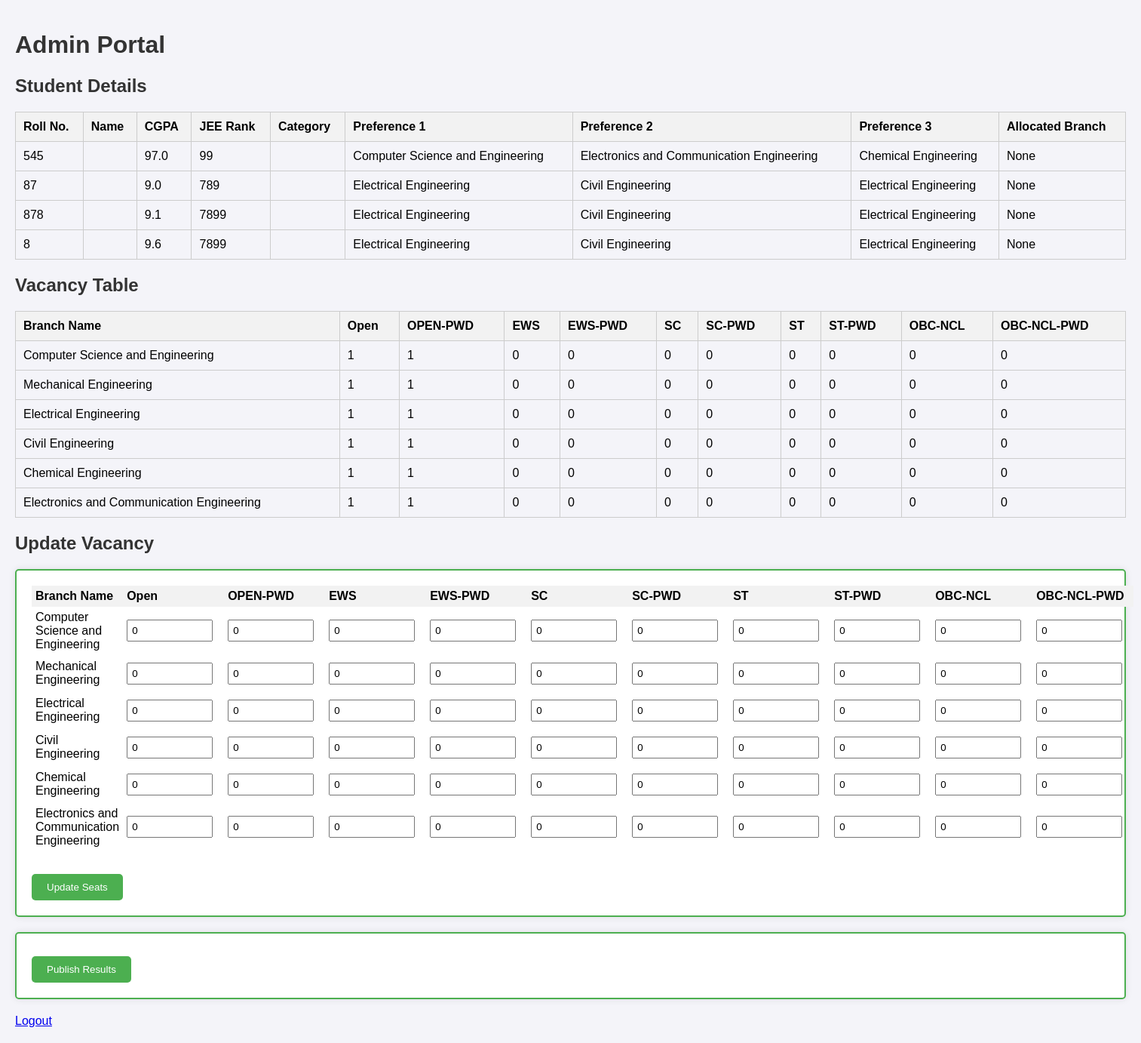
The page /admin_portal/ (signed in) on the database as committed earlier.
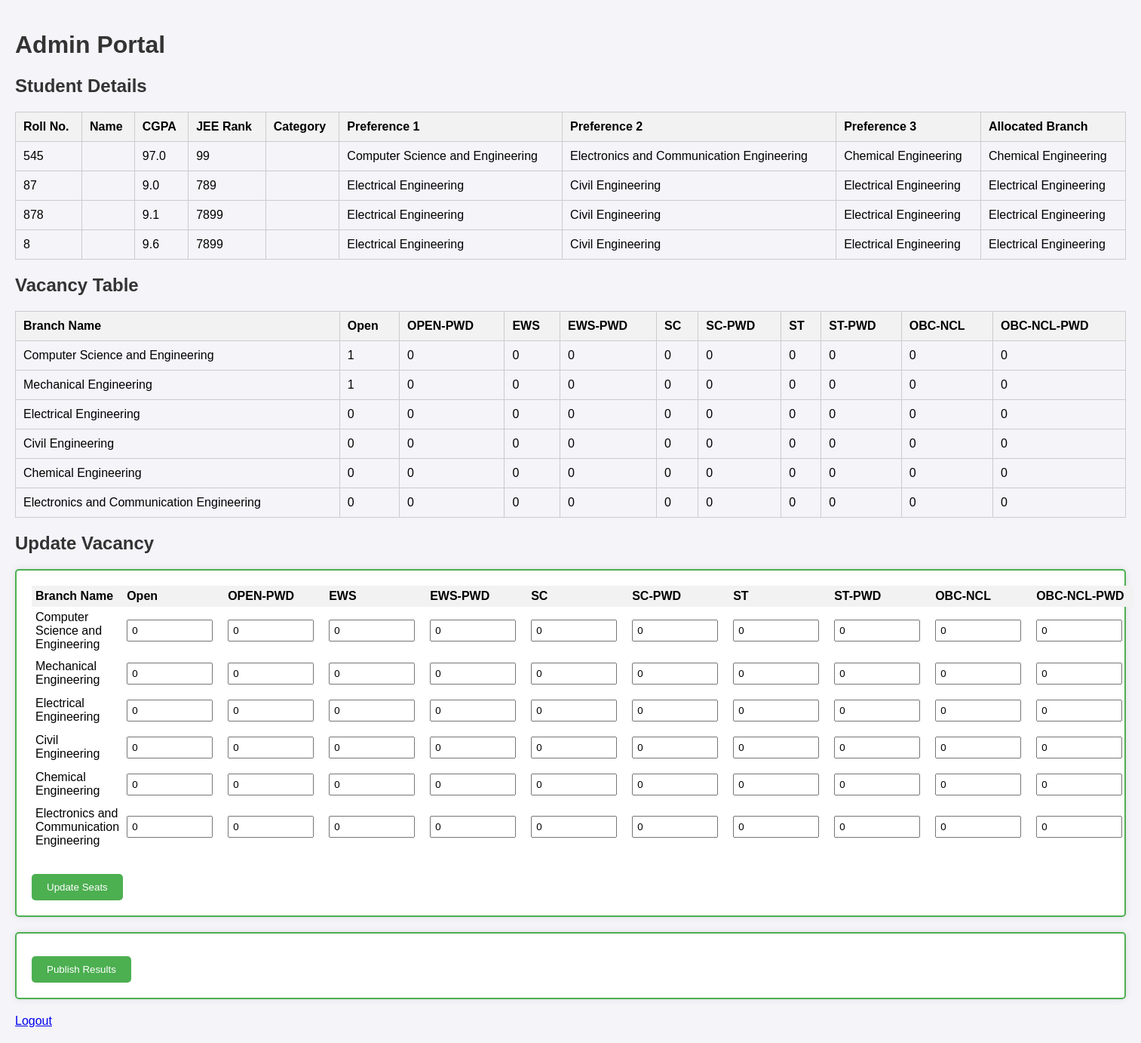
The same page on the database as committed later.
### core/models.py (models this page shows, shortened)
class Student(models.Model):
    roll_no = models.CharField(max_length=20, unique=True)
    cgpa = models.FloatField()
    email=models.CharField(max_length=50,default='')
    jee_rank = models.IntegerField()
    category = models.CharField(max_length=50)
    preference1 = models.CharField(max_length=50, choices=BRANCH_CHOICES, blank=True, null=True)
    preference2 = models.CharField(max_length=50, choices=BRANCH_CHOICES, blank=True, null=True)
    preference3 = models.CharField(max_length=50, choices=BRANCH_CHOICES, blank=True, null=True)
    allocated_branch = models.CharField(max_length=50, choices=BRANCH_CHOICES, blank=True, null=True)

class Vacancy(models.Model):
    branch_name = models.CharField(max_length=50, choices=BRANCH_CHOICES, unique=True)
    open_seats = models.IntegerField(default=0)
    open_pwd_seats = models.IntegerField(default=0)
    ews_seats = models.IntegerField(default=0)
    ews_pwd_seats = models.IntegerField(default=0)
    sc_seats = models.IntegerField(default=0)
    sc_pwd_seats = models.IntegerField(default=0)
    st_seats = models.IntegerField(default=0)
    st_pwd_seats = models.IntegerField(default=0)
    obc_ncl_seats = models.IntegerField(default=0)
    obc_ncl_pwd_seats = models.IntegerField(default=0)

### core/views.py (the view, shortened to what this page needs)
# urls.py: path('admin_portal/', admin_portal, name='admin_portal'),
@login_required
def admin_portal(request):
    students = Student.objects.all()
    vacancies = Vacancy.objects.all()
    return render(request, 'admin_portal.html', {
        'students': students, 'vacancies': vacancies
    })

### templates/admin_portal.html (shortened to what this page needs)
{% load static %}
<!DOCTYPE html>
<html lang="en">
<head>
  <link rel="stylesheet" href="{% static 'styles.css' %}">
</head>
<body>
  <h1>Admin Portal</h1>
  <h2>Student Details</h2>
  <table id="studentTable">
    <thead>
      <tr>
        <th>Roll No.</th>
        <th>Name</th>
        <th>CGPA</th>
        <th>JEE Rank</th>
        <th>Category</th>
        <th>Preference 1</th>
        <th>Preference 2</th>
        <th>Preference 3</th>
        <th>Allocated Branch</th>
      </tr>
    </thead>
    <tbody>
      {% for student in students %}
      <tr>
        <td>{{ student.roll_no }}</td>
        <td>{{ student.email }}</td>
        <td>{{ student.cgpa }}</td>
        <td>{{ student.jee_rank }}</td>
        <td>{{ student.get_category_display }}</td>
        <td>{{ student.get_preference1_display }}</td>
        <td>{{ student.get_preference2_display }}</td>
        <td>{{ student.get_preference3_display }}</td>
        <td>{{ student.get_allocated_branch_display }}</td>
      </tr>
      {% endfor %}
    </tbody>
  </table>
  <h2>Vacancy Table</h2>
  <table id="vacancyTable">
    <thead>
      <tr>
        <th>Branch Name</th>
        <th>Open</th>
        <th>OPEN-PWD</th>
        <th>EWS</th>
        <th>EWS-PWD</th>
        <th>SC</th>
        <th>SC-PWD</th>
        <th>ST</th>
        <th>ST-PWD</th>
        <th>OBC-NCL</th>
        <th>OBC-NCL-PWD</th>
      </tr>
    </thead>
    <tbody>
      {% for vacancy in vacancies %}
      <tr>
        <td>{{ vacancy.get_branch_name_display }}</td>
        <td>{{ vacancy.open_seats }}</td>
        <td>{{ vacancy.open_pwd_seats }}</td>
        <td>{{ vacancy.ews_seats }}</td>
        <td>{{ vacancy.ews_pwd_seats }}</td>
        <td>{{ vacancy.sc_seats }}</td>
        <td>{{ vacancy.sc_pwd_seats }}</td>
        <td>{{ vacancy.st_seats }}</td>
        <td>{{ vacancy.st_pwd_seats }}</td>
        <td>{{ vacancy.obc_ncl_seats }}</td>
        <td>{{ vacancy.obc_ncl_pwd_seats }}</td>
      </tr>
      {% endfor %}
    </tbody>
  </table>
  <h2>Update Vacancy</h2>
  <form method="post" action="{% url 'update_vacancy' %}" class="update-form">
    <table id="updateVacancyTable">
      <thead>
        <tr>
          <th>Branch Name</th>
          <th>Open</th>
          <th>OPEN-PWD</th>
          <th>EWS</th>
          <th>EWS-PWD</th>
          <th>SC</th>
          <th>SC-PWD</th>
          <th>ST</th>
          <th>ST-PWD</th>
          <th>OBC-NCL</th>
          <th>OBC-NCL-PWD</th>
        </tr>
      </thead>
      <tbody>
        <tr>
          <td>Computer Science and Engineering</td>
          <td><input type="number" name="open_seats_cse" value="0" required></td>
          <td><input type="number" name="open_pwd_seats_cse" value="0" required></td>
          <td><input type="number" name="ews_seats_cse" value="0" required></td>
          <td><input type="number" name="ews_pwd_seats_cse" value="0" required></td>
          <td><input type="number" name="sc_seats_cse" value="0" required></td>
          <td><input type="number" name="sc_pwd_seats_cse" value="0" required></td>
          <td><input type="number" name="st_seats_cse" value="0" required></td>
          <td><input type="number" name="st_pwd_seats_cse" value="0" required></td>
          <td><input type="number" name="obc_ncl_seats_cse" value="0" required></td>
          <td><input type="number" name="obc_ncl_pwd_seats_cse" value="0" required></td>
        </tr>
        <tr>
          <td>Mechanical Engineering</td>
          <td><input type="number" name="open_seats_me" value="0" required></td>
          <td><input type="number" name="open_pwd_seats_me" value="0" required></td>
          <td><input type="number" name="ews_seats_me" value="0" required></td>
          <td><input type="number" name="ews_pwd_seats_me" value="0" required></td>
          <td><input type="number" name="sc_seats_me" value="0" required></td>
          <td><input type="number" name="sc_pwd_seats_me" value="0" required></td>
          <td><input type="number" name="st_seats_me" value="0" required></td>
          <td><input type="number" name="st_pwd_seats_me" value="0" required></td>
          <td><input type="number" name="obc_ncl_seats_me" value="0" required></td>
          <td><input type="number" name="obc_ncl_pwd_seats_me" value="0" required></td>
        </tr>
        <tr>
          <td>Electrical Engineering</td>
          <td><input type="number" name="open_seats_ee" value="0" required></td>
          <td><input type="number" name="open_pwd_seats_ee" value="0" required></td>
          <td><input type="number" name="ews_seats_ee" value="0" required></td>
          <td><input type="number" name="ews_pwd_seats_ee" value="0" required></td>
          <td><input type="number" name="sc_seats_ee" value="0" required></td>
          <td><input type="number" name="sc_pwd_seats_ee" value="0" required></td>
          <td><input type="number" name="st_seats_ee" value="0" required></td>
          <td><input type="number" name="st_pwd_seats_ee" value="0" required></td>
          <td><input type="number" name="obc_ncl_seats_ee" value="0" required></td>
          <td><input type="number" name="obc_ncl_pwd_seats_ee" value="0" required></td>
        </tr>
        <tr>
          <td>Civil Engineering</td>
          <td><input type="number" name="open_seats_ce" value="0" required></td>
          <td><input type="number" name="open_pwd_seats_ce" value="0" required></td>
          <td><input type="number" name="ews_seats_ce" value="0" required></td>
          <td><input type="number" name="ews_pwd_seats_ce" value="0" required></td>
          <td><input type="number" name="sc_seats_ce" value="0" required></td>
          <td><input type="number" name="sc_pwd_seats_ce" value="0" required></td>
          <td><input type="number" name="st_seats_ce" value="0" required></td>
          <td><input type="number" name="st_pwd_seats_ce" value="0" required></td>
          <td><input type="number" name="obc_ncl_seats_ce" value="0" required></td>
          <td><input type="number" name="obc_ncl_pwd_seats_ce" value="0" required></td>
        </tr>
        <tr>
          <td>Chemical Engineering</td>
          <td><input type="number" name="open_seats_che" value="0" required></td>
          <td><input type="number" name="open_pwd_seats_che" value="0" required></td>
          <td><input type="number" name="ews_seats_che" value="0" required></td>
          <td><input type="number" name="ews_pwd_seats_che" value="0" required></td>
          <td><input type="number" name="sc_seats_che" value="0" required></td>
          <td><input type="number" name="sc_pwd_seats_che" value="0" required></td>
          <td><input type="number" name="st_seats_che" value="0" required></td>
          <td><input type="number" name="st_pwd_seats_che" value="0" required></td>
          <td><input type="number" name="obc_ncl_seats_che" value="0" required></td>
          <td><input type="number" name="obc_ncl_pwd_seats_che" value="0" required></td>
        </tr>
        <tr>
          <td>Electronics and Communication Engineering</td>
          <td><input type="number" name="open_seats_ece" value="0" required></td>
          <td><input type="number" name="open_pwd_seats_ece" value="0" required></td>
          <td><input type="number" name="ews_seats_ece" value="0" required></td>
          <td><input type="number" name="ews_pwd_seats_ece" value="0" required></td>
          <td><input type="number" name="sc_seats_ece" value="0" required></td>
          <td><input type="number" name="sc_pwd_seats_ece" value="0" required></td>
          <td><input type="number" name="st_seats_ece" value="0" required></td>
          <td><input type="number" name="st_pwd_seats_ece" value="0" required></td>
          <td><input type="number" name="obc_ncl_seats_ece" value="0" required></td>
          <td><input type="number" name="obc_ncl_pwd_seats_ece" value="0" required></td>
        </tr>
      </tbody>
    </table>
    <button type="submit">Update Seats</button>
  </form>
  <form method="post" action="{% url 'admin_portal' %}">
    <button type="submit" name="publish">Publish Results</button>
  </form>
  <a href="{% url 'logout' %}">Logout</a>
</body>
</html>

### static/styles.css (style rules this page uses)
body { font-family: Arial, sans-serif; margin: 20px; }
h1, h2 { color: #333; }
table { width: 100%; border-collapse: collapse; margin-bottom: 20px; }
th, td { border: 1px solid #ddd; padding: 8px; }
th { background-color: #f2f2f2; text-align: left; }
form { margin-bottom: 20px; }
input, select { padding: 5px; margin: 5px 0; }
button { padding: 10px 20px; background-color: #007BFF; color: #fff; border: none; cursor: pointer; }

### templates/admin_portal.html (style rules this page uses)
body { font-family: Arial, sans-serif; margin: 0; padding: 20px; background-color: #f4f4f9; }
h1, h2 { color: #333; }
table { width: 100%; border-collapse: collapse; margin-bottom: 20px; }
table, th, td { border: 1px solid #ccc; }
th, td { padding: 10px; text-align: left; }
th { background-color: #f2f2f2; }
form { border: 2px solid #4CAF50; border-radius: 5px; padding: 20px; background-color: #ffffff; box-shadow: 0 0 10px rgba(0, 0, 0, 0.1); margin-top: 20px; }
form table { width: 100%; border: none; }
form th, form td { border: none; padding: 5px; }
form input[type="number"] { width: 100px; padding: 5px; margin-right: 10px; }
form button { padding: 10px 20px; color: #fff; background-color: #4CAF50; border: none; border-radius: 5px; cursor: pointer; margin-top: 10px; }

Rows that differ between the two databases and show on the page:
changed Student "Computer Science and Engineering": allocated_branch "None" → "Chemical Engineering"
changed Student (number 2 of 4 on the later page): allocated_branch "None" → "Electrical Engineering"
changed Student (number 3 of 4 on the later page): allocated_branch "None" → "Electrical Engineering"
changed Student (number 4 of 4 on the later page): allocated_branch "None" → "Electrical Engineering"
changed Vacancy "Computer Science and Engineering": open_pwd_seats "1" → "0"
changed Vacancy "Mechanical Engineering": open_pwd_seats "1" → "0"
changed Vacancy "Electrical Engineering": open_seats "1" → "0"; open_pwd_seats "1" → "0"
changed Vacancy "Civil Engineering": open_seats "1" → "0"; open_pwd_seats "1" → "0"
changed Vacancy "Chemical Engineering": open_seats "1" → "0"; open_pwd_seats "1" → "0"
changed Vacancy "Electronics and Communication Engineering": open_seats "1" → "0"; open_pwd_seats "1" → "0"
